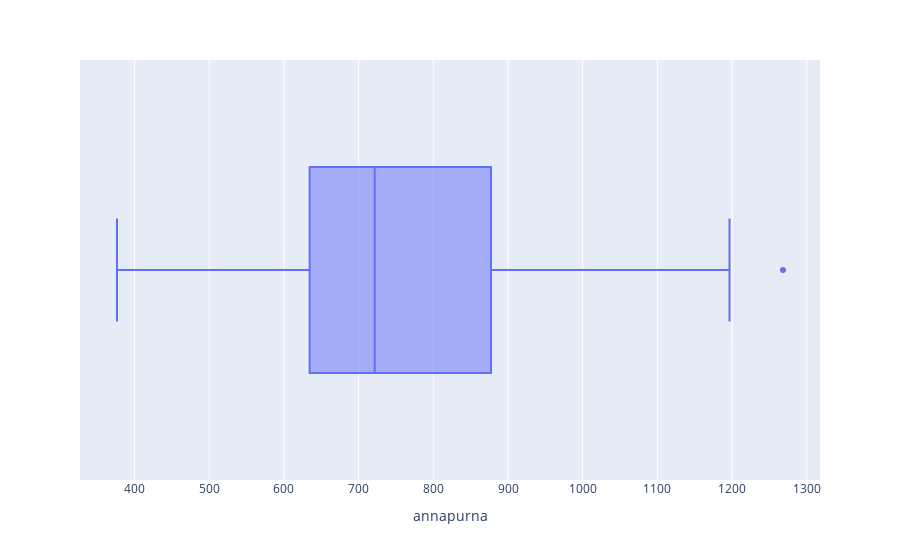

This figure's notebook cell:
### Markdown cell above
create such box plots with points for other stocks and make sure you understnd wht it shows

### Code cell
fig = px.box(df, x= "annapurna")
fig.show()

### Figure 1 — Plotly figure (JSON) as saved in the notebook; plotly's stock layout.template omitted (floating-point values rounded to 4 significant figures; data arrays with more than 128 entries replaced by an {"elided": "..."} marker saying what was removed)
{"data": [{"alignmentgroup": "True", "hovertemplate": "annapurna=%{x}<extra></extra>", "legendgroup": "", "marker": {"color": "#636efa"}, "name": "", "notched": false, "offsetgroup": "", "orientation": "h", "showlegend": false, "type": "box", "x": {"elided": "246 float values"}, "x0": " ", "xaxis": "x", "y0": " ", "yaxis": "y"}], "layout": {"boxmode": "group", "legend": {"tracegroupgap": 0}, "margin": {"t": 60}, "xaxis": {"anchor": "y", "domain": [0, 1], "title": {"text": "annapurna"}}, "yaxis": {"anchor": "x", "domain": [0, 1]}}}
